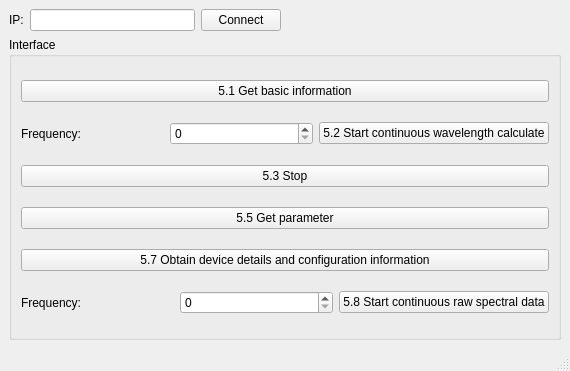
<?xml version="1.0" encoding="UTF-8"?>
<ui version="4.0">
 <class>MainWindow</class>
 <widget class="QMainWindow" name="MainWindow">
  <property name="geometry">
   <rect>
    <x>0</x>
    <y>0</y>
    <width>570</width>
    <height>371</height>
   </rect>
  </property>
  <property name="windowTitle">
   <string>MainWindow</string>
  </property>
  <widget class="QWidget" name="centralwidget">
   <layout class="QGridLayout" name="gridLayout_2">
    <item row="0" column="0">
     <layout class="QHBoxLayout" name="horizontalLayout_3">
      <item>
       <widget class="QLabel" name="label_3">
        <property name="text">
         <string>IP:</string>
        </property>
       </widget>
      </item>
      <item>
       <widget class="QLineEdit" name="lineEditIp"/>
      </item>
      <item>
       <widget class="QPushButton" name="pushButtonConnect">
        <property name="text">
         <string>Connect</string>
        </property>
       </widget>
      </item>
     </layout>
    </item>
    <item row="0" column="1">
     <spacer name="horizontalSpacer">
      <property name="orientation">
       <enum>Qt::Horizontal</enum>
      </property>
      <property name="sizeHint" stdset="0">
       <size>
        <width>274</width>
        <height>20</height>
       </size>
      </property>
     </spacer>
    </item>
    <item row="1" column="0" colspan="2">
     <widget class="QGroupBox" name="groupBox">
      <property name="title">
       <string>Interface</string>
      </property>
      <layout class="QGridLayout" name="gridLayout">
       <item row="0" column="0">
        <widget class="QPushButton" name="pushButtonGetbasicInfo">
         <property name="text">
          <string>5.1 Get basic information</string>
         </property>
        </widget>
       </item>
       <item row="1" column="0">
        <layout class="QHBoxLayout" name="horizontalLayout">
         <item>
          <widget class="QLabel" name="label">
           <property name="text">
            <string>Frequency:</string>
           </property>
          </widget>
         </item>
         <item>
          <widget class="QSpinBox" name="spinBoxContWLFreq">
           <property name="maximum">
            <number>999999</number>
           </property>
          </widget>
         </item>
         <item>
          <widget class="QPushButton" name="pushButtonStartContinousWL">
           <property name="text">
            <string>5.2 Start continuous wavelength calculate</string>
           </property>
          </widget>
         </item>
        </layout>
       </item>
       <item row="2" column="0">
        <widget class="QPushButton" name="pushButtonStop">
         <property name="text">
          <string>5.3 Stop</string>
         </property>
        </widget>
       </item>
       <item row="3" column="0">
        <widget class="QPushButton" name="pushButtonGetParameter">
         <property name="text">
          <string>5.5 Get parameter</string>
         </property>
        </widget>
       </item>
       <item row="4" column="0">
        <widget class="QPushButton" name="pushButtonObtainDetailsAndConfig">
         <property name="text">
          <string>5.7 Obtain device details and configuration information</string>
         </property>
        </widget>
       </item>
       <item row="5" column="0">
        <layout class="QHBoxLayout" name="horizontalLayout_2">
         <item>
          <widget class="QLabel" name="label_2">
           <property name="text">
            <string>Frequency:</string>
           </property>
          </widget>
         </item>
         <item>
          <widget class="QSpinBox" name="spinBoxSpectrumFreq">
           <property name="maximum">
            <number>999999</number>
           </property>
          </widget>
         </item>
         <item>
          <widget class="QPushButton" name="pushButtonStartContSpectral">
           <property name="text">
            <string>5.8 Start continuous raw spectral data</string>
           </property>
          </widget>
         </item>
        </layout>
       </item>
      </layout>
     </widget>
    </item>
   </layout>
  </widget>
  <widget class="QMenuBar" name="menubar">
   <property name="geometry">
    <rect>
     <x>0</x>
     <y>0</y>
     <width>570</width>
     <height>35</height>
    </rect>
   </property>
  </widget>
  <widget class="QStatusBar" name="statusbar"/>
 </widget>
 <resources/>
 <connections/>
</ui>
